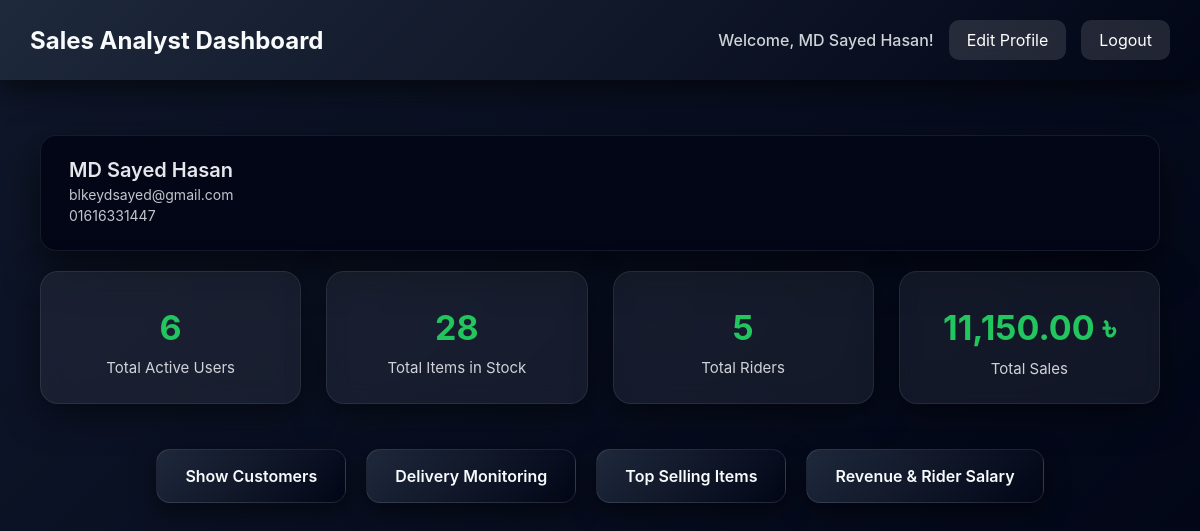
Screenshot of /views/sales_analyst/dashboard.php (signed in) with the database file from the repository.
### tables this page shows
CREATE TABLE `sales_analysts` (
  `id` int(11) NOT NULL,
  `fullname` varchar(100) NOT NULL,
  `email` varchar(100) NOT NULL,
  `phone` varchar(20) NOT NULL,
  `password` varchar(255) NOT NULL
);

### models/SalesAnalyst.php (called while the page is built, shortened)
<?php
require_once __DIR__ . '/../config/db.php';
class SalesAnalyst {
    private $conn;
    public function __construct() {
        global $conn;
        $this->conn = $conn;
    }
    public function getDashboardStats() {
        $stats = [];
        $result = $this->conn->query("SELECT COUNT(*) as count FROM customers");
        $stats['total_users'] = $result->fetch_assoc()['count'];
        $result = $this->conn->query("SELECT COUNT(*) as count FROM menu");
        $stats['total_items'] = $result->fetch_assoc()['count'];
        $result = $this->conn->query("SELECT COUNT(*) as count FROM riders");
        $stats['total_riders'] = $result->fetch_assoc()['count'];
        $total_sales = 0;
        $orders = $this->conn->query("SELECT items FROM orders WHERE status='accepted'");
        while ($order = $orders->fetch_assoc()) {
            $items = json_decode($order['items'], true);
            foreach ($items as $item_id => $qty) {
                $price_row = $this->conn->query("SELECT price FROM menu WHERE id=$item_id")->fetch_assoc();
                $total_sales += $price_row['price'] * $qty;
            }
        }
        $stats['total_sales'] = $total_sales;
        return $stats;
    }
    public function getProfileInfo($id) {
    $stmt = $this->conn->prepare(
        "SELECT fullname, email, phone
         FROM sales_analysts
         WHERE id = ?"
    );
    $stmt->bind_param("i", $id);
    $stmt->execute();
    return $stmt->get_result()->fetch_assoc();
}
}

### views/sales_analyst/dashboard.php (the view, shortened to what this page needs)
<?php
require_once __DIR__ . '/../../models/SalesAnalyst.php';
$model = new SalesAnalyst();
$stats = $model->getDashboardStats();
$profile = $model->getProfileInfo($_SESSION['sales_analyst_id']);
?>
<!DOCTYPE html>
<html lang="en">
<head>
    <link rel="stylesheet" href="../../assets/css/dashboard.css">
</head>
<body>
<div class="top-bar">
    <h1>Sales Analyst Dashboard</h1>
    <div class="nav-actions">
        <span>Welcome, <?php echo htmlspecialchars($_SESSION['sales_analyst_name']); ?>!</span>
        <a href="edit_profile.php" class="btn-profile">Edit Profile</a>
        <a href="../../controllers/sales_analyst_controller.php?action=logout" class="btn-logout">Logout</a>
    </div>
</div>
<div class="dashboard-container">
    <div class="profile-summary">
        <div class="profile-card">
            <div>
                <h3><?php echo htmlspecialchars($profile['fullname']); ?></h3>
                <p><?php echo htmlspecialchars($profile['email']); ?></p>
                <p><?php echo htmlspecialchars($profile['phone']); ?></p>
            </div>
        </div>
        <br>
        <div class="cards">
            <div class="card card-users">
                <h2><?php echo $stats['total_users']; ?></h2>
                <p>Total Active Users</p>
            </div>
            <div class="card card-items">
                <h2><?php echo $stats['total_items']; ?></h2>
                <p>Total Items in Stock</p>
            </div>
            <div class="card card-riders">
                <h2><?php echo $stats['total_riders']; ?></h2>
                <p>Total Riders</p>
            </div>
            <div class="card card-sales">
                <h2><?php echo number_format($stats['total_sales'], 2); ?> ৳</h2>
                <p>Total Sales</p>
            </div>
        </div>
        <div class="feature-buttons">
            <a href="#" class="feature-btn" onclick="toggleSection('customers-section')">Show Customers</a>
            <a href="#" class="feature-btn" onclick="toggleSection('delivery-monitoring')">Delivery Monitoring</a>
            <a href="#" class="feature-btn" onclick="toggleSection('top-items')">Top Selling Items</a>
            <a href="#" class="feature-btn" onclick="toggleSection('revenue-section')">Revenue & Rider Salary</a>
        </div>
    </div>
</div>
</body>
</html>

### assets/css/dashboard.css (style rules this page uses)
* { box-sizing: border-box; }
body { margin: 0; font-family: 'Inter', 'Segoe UI', Tahoma, sans-serif; background: linear-gradient(135deg, #0f172a, #020617); color: #e5e7eb; }
.top-bar { background: linear-gradient(135deg, #1e293b, #020617); padding: 20px 30px; display: flex; justify-content: space-between; align-items: center; box-shadow: 0 10px 30px rgba(0,0,0,0.6); }
.top-bar h1 { margin: 0; font-size: 24px; font-weight: 700; color: #f8fafc; }
.nav-actions { display: flex; gap: 15px; align-items: center; }
.nav-actions span { font-weight: 500; opacity: 0.9; }
.nav-actions a { text-decoration: none; color: #fff; padding: 10px 18px; border-radius: 10px; background: rgba(255,255,255,0.12); backdrop-filter: blur(8px); transition: all 0.3s ease; }
.profile-summary { max-width: 1200px; margin: 25px auto; padding: 0 20px; }
.profile-card { background: linear-gradient(135deg, #020617, #020617); border: 1px solid rgba(255,255,255,0.08); border-radius: 16px; padding: 22px 28px; display: flex; justify-content: space-between; align-items: center; box-shadow: 0 15px 40px rgba(0,0,0,0.6); }
.profile-card h3 { margin: 0; font-size: 20px; font-weight: 600; }
.profile-card p { margin: 4px 0; font-size: 14px; opacity: 0.85; }
.dashboard-container { max-width: 1300px; margin: auto; padding: 30px 20px; }
.cards { display: grid; grid-template-columns: repeat(auto-fit, minmax(220px, 1fr)); gap: 25px; }
.card { background: rgba(255,255,255,0.06); backdrop-filter: blur(12px); border: 1px solid rgba(255,255,255,0.08); border-radius: 18px; padding: 25px; text-align: center; box-shadow: 0 10px 35px rgba(0,0,0,0.5); transition: all 0.35s ease; }
.card h2 { font-size: 34px; margin: 10px 0; font-weight: 700; color: #22c55e; }
.card p { margin: 0; font-size: 15px; opacity: 0.9; }
.feature-buttons { display: flex; flex-wrap: wrap; justify-content: center; gap: 20px; margin: 45px 0; }
.feature-btn { background: linear-gradient(135deg, #1e293b, #020617); border: 1px solid rgba(255,255,255,0.1); color: #f8fafc; padding: 16px 28px; border-radius: 14px; font-size: 16px; font-weight: 600; text-decoration: none; transition: all 0.35s ease; box-shadow: 0 8px 25px rgba(0,0,0,0.5); }

### rows the page displays
sales_analysts: fullname "MD Sayed Hasan", email "blkeydsayed@gmail.com", phone "01616331447"

### other values shown
$_SESSION['sales_analyst_name'] "MD Sayed Hasan"
$stats['total_users'] "6"
$stats['total_items'] "28"
$stats['total_riders'] "5"
$stats['total_sales'] "11,150.00"
